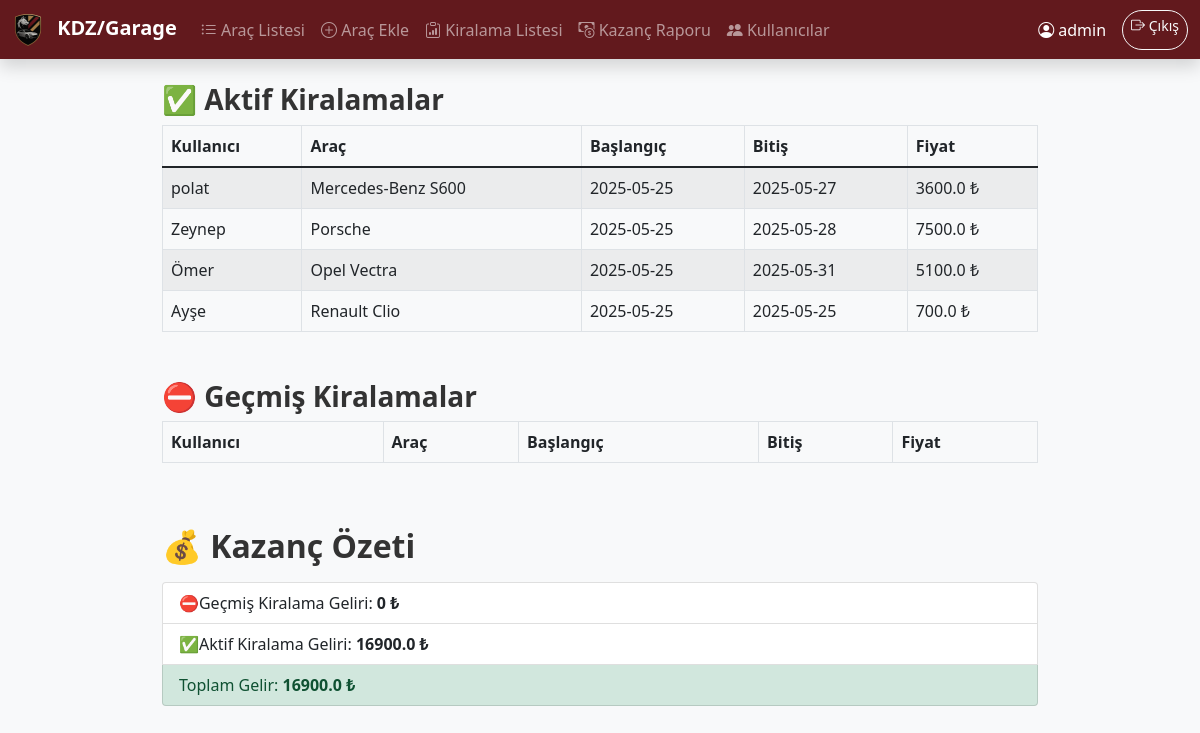
/kazanc (signed in), run on the app's committed database.
### tables this page shows
CREATE TABLE kiralamalar (
    id INTEGER PRIMARY KEY AUTOINCREMENT,
    kullanici TEXT NOT NULL,
    arac TEXT NOT NULL,
    baslangic_tarihi TEXT NOT NULL,
    bitis_tarihi TEXT NOT NULL
, toplam_fiyat REAL);

### app.py (the view)
@app.route('/kazanc')
def kazanc_raporu():
    if session.get('username') != 'admin':
        return "Bu sayfa sadece admin tarafından görüntülenebilir.", 403
    today = datetime.today().date()
    conn = sqlite3.connect("database.db")
    cursor = conn.cursor()
    cursor.execute("SELECT * FROM kiralamalar WHERE bitis_tarihi < ?", (today,))
    gecmis_kiralamalar = cursor.fetchall()
    cursor.execute("SELECT SUM(toplam_fiyat) FROM kiralamalar WHERE bitis_tarihi < ?", (today,))
    gecmis_gelir = cursor.fetchone()[0] or 0
    cursor.execute("SELECT * FROM kiralamalar WHERE bitis_tarihi >= ?", (today,))
    aktif_kiralamalar = cursor.fetchall()
    cursor.execute("SELECT SUM(toplam_fiyat) FROM kiralamalar WHERE bitis_tarihi >= ?", (today,))
    aktif_gelir = cursor.fetchone()[0] or 0
    toplam = gecmis_gelir + aktif_gelir
    conn.close()
    return render_template("kazanc.html",
                           gecmis_kiralamalar=gecmis_kiralamalar,
                           aktif_kiralamalar=aktif_kiralamalar,
                           gecmis_gelir=gecmis_gelir,
                           aktif_gelir=aktif_gelir,
                           toplam=toplam)

### templates/kazanc.html (shortened to what this page needs)
{% extends "base.html" %}
{% block content %}
<h3>✅ Aktif Kiralamalar</h3>
<table class="table table-bordered table-striped mb-5">
    <thead>
        <tr>
            <th>Kullanıcı</th>
            <th>Araç</th>
            <th>Başlangıç</th>
            <th>Bitiş</th>
            <th>Fiyat</th>
        </tr>
    </thead>
    <tbody>
        {% for k in aktif_kiralamalar %}
        <tr>
            <td>{{ k[1] }}</td>
            <td>{{ k[2] }}</td>
            <td>{{ k[3] }}</td>
            <td>{{ k[4] }}</td>
            <td>{{ k[5] }} ₺</td>
        </tr>
        {% endfor %}
    </tbody>
</table>
<h3>⛔ Geçmiş Kiralamalar</h3>
<table class="table table-bordered table-striped">
    <thead>
        <tr>
            <th>Kullanıcı</th>
            <th>Araç</th>
            <th>Başlangıç</th>
            <th>Bitiş</th>
            <th>Fiyat</th>
        </tr>
    </thead>
</table>
<br><br>
<h2 class="mb-3">💰 Kazanç Özeti</h2>
<ul class="list-group mb-4">
    <li class="list-group-item">⛔Geçmiş Kiralama Geliri: <strong>{{ gecmis_gelir }} ₺</strong></li>
    <li class="list-group-item">✅Aktif Kiralama Geliri: <strong>{{ aktif_gelir }} ₺</strong></li>
    <li class="list-group-item list-group-item-success">Toplam Gelir: <strong>{{ toplam }} ₺</strong></li>
</ul>
{% endblock %}

### static/css/style.css (style rules this page uses)
body { font-family: 'Segoe UI', sans-serif; background-color: #f8f9fa; }
h2, h3, h4 { font-weight: 600; color: #333; }
body { background-color: #f8f9fa; color: #212529; }

### data on the page
kiralamalar: kullanici "polat", arac "Mercedes-Benz S600", baslangic_tarihi "2025-05-25", bitis_tarihi "2025-05-27", toplam_fiyat "3600.0"
kiralamalar: kullanici "Zeynep", arac "Porsche", baslangic_tarihi "2025-05-25", bitis_tarihi "2025-05-28", toplam_fiyat "7500.0"
kiralamalar: kullanici "Ömer", arac "Opel Vectra", baslangic_tarihi "2025-05-25", bitis_tarihi "2025-05-31", toplam_fiyat "5100.0"
kiralamalar: kullanici "Ayşe", arac "Renault Clio", baslangic_tarihi "2025-05-25", bitis_tarihi "2025-05-25", toplam_fiyat "700.0"

### other printed values
{{ session.username }} "admin"
{{ gecmis_gelir }} "0"
{{ aktif_gelir }} "16900.0"
{{ toplam }} "16900.0"
